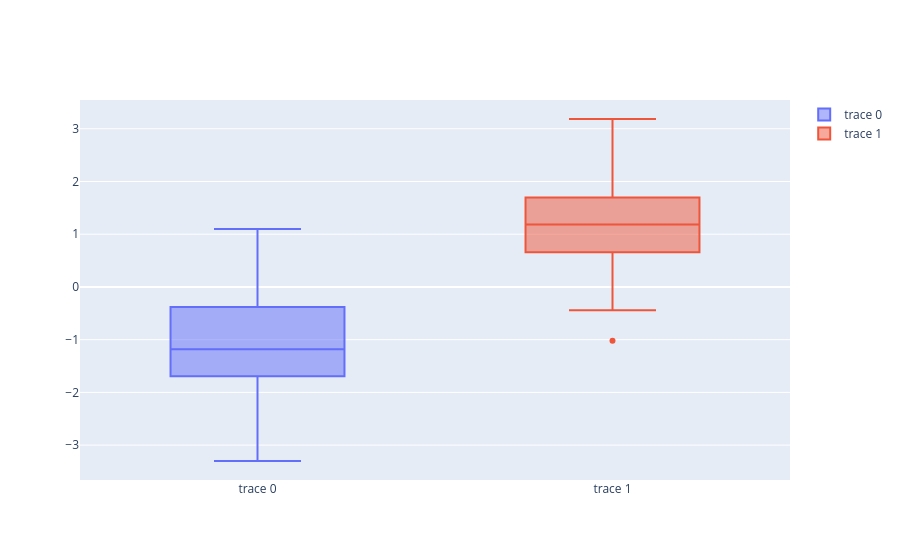

Notebook code for this chart:
### Markdown cell above
### BOXPLOT

### Code cell
#simple
import plotly.graph_objects as go
import numpy as np
np.random.seed(1)

y0 = np.random.randn(50) - 1
y1 = np.random.randn(50) + 1

fig = go.Figure()
fig.add_trace(go.Box(y=y0))
fig.add_trace(go.Box(y=y1))

fig.show()
